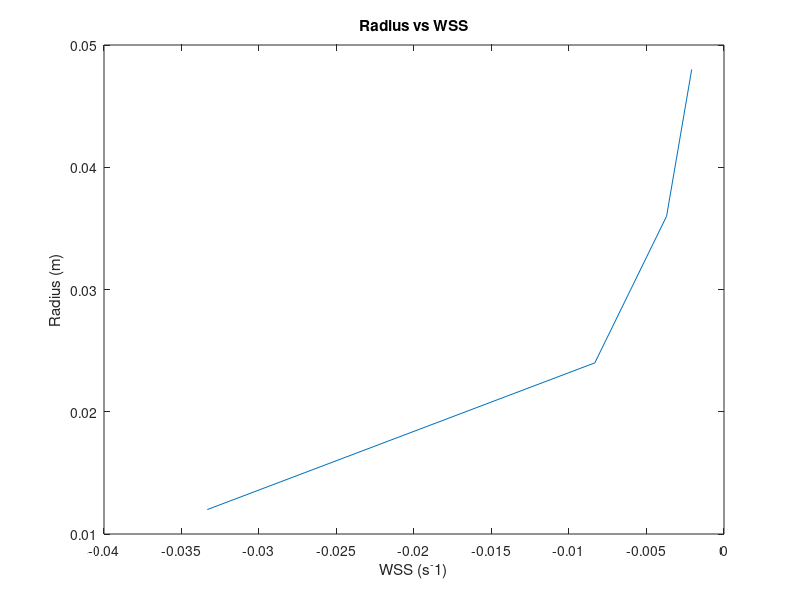

Reproduce this figure in MATLAB.
%% variables
u = 0.004;       % dynamic viscosity (Pa/s)
vm = 0.1;        % blood velocity (m/s)
y = 0.006;       % distance from the centre (m)
r1 = 0.012;       % radius of aorta (m)
r2 = 0.024;
r3 = 0.036;
r4 = 0.048;
%% Calcullation
WSS1 = -(2*u*vm*y) / (r1^2)   % value for WSS (S^-1)
WSS2 = -(2*u*vm*y) / (r2^2)   % value for WSS (S^-1)
WSS3 = -(2*u*vm*y) / (r3^2)   % value for WSS (S^-1)
WSS4 = -(2*u*vm*y) / (r4^2)   % value for WSS (S^-1)
x = [WSS1 WSS2 WSS3 WSS4];
y = [r1 r2 r3 r4];
%% Graph 
figure; plot(x,y)
title('Radius vs WSS');
xlabel('WSS (s^-1)')
ylabel('Radius (m)')